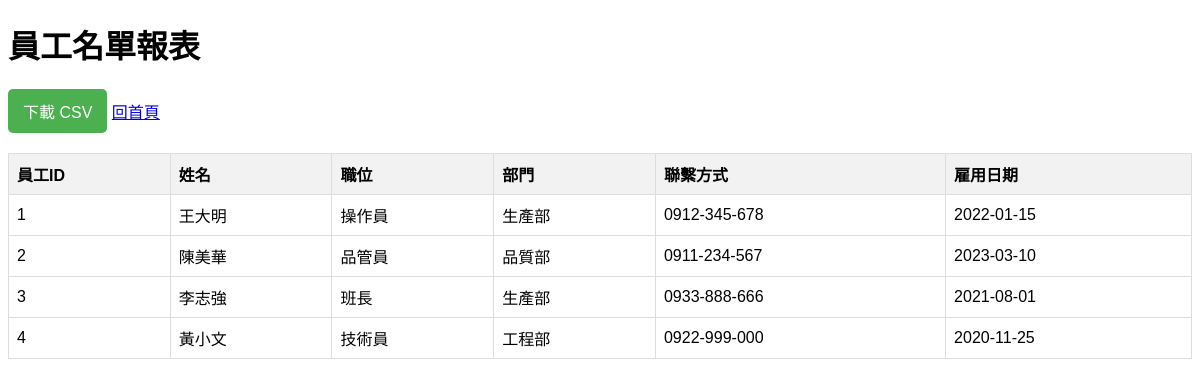
Screenshot of /reports/employee_list_report.php with the database file from the repository.
### tables this page shows
CREATE TABLE `employees` (
  `employee_id` int(11) NOT NULL,
  `name` varchar(100) NOT NULL,
  `position` varchar(50) DEFAULT NULL,
  `department` varchar(50) DEFAULT NULL,
  `contact_info` varchar(100) DEFAULT NULL,
  `hire_date` date DEFAULT NULL
);

### reports/employee_list_report.php (the view, shortened to what this page needs)
<?php
include '../db_connect.php';
$query = "SELECT employee_id, name, position, department, contact_info, hire_date FROM employees";
$result = $conn->query($query);
?>
<!DOCTYPE html>
<html lang="en">
<head>
</head>
<body>
    <h1>員工名單報表</h1>
    <a href="employee_list_report.php?download=csv" class="download-link">下載 CSV</a>
    <a href="../admin.php" class="btn btn-outline-primary">回首頁</a>
    <table>
        <thead>
            <tr>
                <th>員工ID</th>
                <th>姓名</th>
                <th>職位</th>
                <th>部門</th>
                <th>聯繫方式</th>
                <th>雇用日期</th>
            </tr>
        </thead>
        <tbody>
            <?php if ($result->num_rows > 0): ?>
                <?php while ($employee = $result->fetch_assoc()): ?>
                    <tr>
                        <td><?= htmlspecialchars($employee['employee_id']) ?></td>
                        <td><?= htmlspecialchars($employee['name']) ?></td>
                        <td><?= htmlspecialchars($employee['position']) ?></td>
                        <td><?= htmlspecialchars($employee['department']) ?></td>
                        <td><?= htmlspecialchars($employee['contact_info']) ?></td>
                        <td><?= htmlspecialchars($employee['hire_date']) ?></td>
                    </tr>
                <?php endwhile; ?>
            <?php else: ?>
                <tr>
                    <td colspan="6">無資料</td>
                </tr>
            <?php endif; ?>
        </tbody>
    </table>
</body>
</html>

### reports/employee_list_report.php (style rules this page uses)
body { font-family: Arial, sans-serif; }
table { width: 100%; border-collapse: collapse; margin-top: 20px; }
th, td { border: 1px solid #ddd; padding: 8px; text-align: left; }
th { background-color: #f2f2f2; }
.download-link { text-decoration: none; color: white; background-color: #4CAF50; padding: 10px 15px; border-radius: 5px; display: inline-block; }

### rows the page displays
employees: employee_id "1", name "王大明", position "操作員", department "生產部", contact_info "0912-345-678", hire_date "2022-01-15"
employees: employee_id "2", name "陳美華", position "品管員", department "品質部", contact_info "0911-234-567", hire_date "2023-03-10"
employees: employee_id "3", name "李志強", position "班長", department "生產部", contact_info "0933-888-666", hire_date "2021-08-01"
employees: employee_id "4", name "黃小文", position "技術員", department "工程部", contact_info "0922-999-000", hire_date "2020-11-25"
